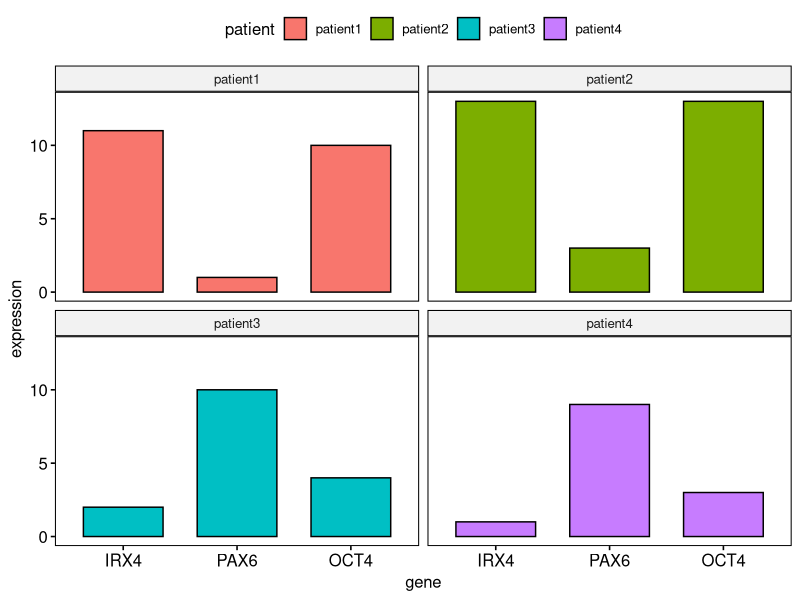

Write the R code that produced this figure.
df=data.frame(
    IRX4=c(11,13,2,1),
    OCT4=c(10,13,4,3 ),
    PAX6=c(1 ,3 ,10,9),
    row.names=c("patient1","patient2","patient3","patient4"))

df2=tidyr::gather(cbind(patient=rownames(df),df),key="gene",value="expression",IRX4,PAX6,OCT4)

library(ggpubr)
ggbarplot(df2, x="gene", y="expression", fill="patient", facet.by = "patient")